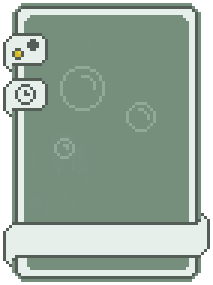
#> input picture assets/1x/potion_template_1_clock.png, 71 x 95 px (shown 3 times larger); its folder holds 6 pictures in this run
$ python gen_potion_cards.py
#> lines starting #> are read from the running program, lines starting #| are printed output that depends on the picture
#!/usr/bin/env python3
"""Generate the potion consumable card sheet (assets/1x/potion_cards.png + 2x), atlas
`bc_potion_cards` (71x95 cells).

Card chrome comes from the hand-drawn assets/1x/potion_template.png: a sage-green body, a pale
rounded frame, and a bottom nameplate. The user drew THREE bubbles in the background; we EXTRACT
those rings and re-scatter them into a denser "rising bubbles" backdrop -- and, like the starfield
on Planet cards, each potion gets its OWN deterministic scatter so no two cards look alike.

The full potion NAME is baked on the nameplate, auto-fitting the font: the 6px bold alphabet when it
fits, else the narrower 6px "thin" alphabet (assets/reference/font/thin, completed from bold for the
few missing letters) so long names like NIGHT VISION / INVISIBILITY still fit. The per-potion MC
sprite (assets/reference/potions/<id>.png) is pasted centred on top when present.

Run from Mods/:  python BalaCraft/assets/gen_potion_cards.py
"""
import os
import random
from collections import deque
from PIL import Image

HERE = os.path.dirname(os.path.abspath(__file__))            # BalaCraft/assets
MODS = os.path.normpath(os.path.join(HERE, "..", ".."))      # Mods/
REF  = os.path.join(MODS, "assets", "reference")
BOLDDIR = os.path.join(REF, "font", "bold")
THINDIR = os.path.join(REF, "font", "thin")
SPRITEDIR = os.path.join(REF, "potions")
OUT1 = os.path.join(HERE, "1x")
OUT2 = os.path.join(HERE, "2x")

# --- palette (sampled from potion_template.png) ---
BODY   = (118, 143, 125, 255)
PALE   = (230, 239, 233, 255)
BUBBLE = (145, 169, 151, 255)
NAME   = (85, 93, 87, 255)

W, H = 71, 95
IX0, IX1 = 10, 60        # interior the bubble pattern may occupy
IY0, IY1 = 6, 72
SPRITE_SCALE = int(os.environ.get("POTION_SCALE", "3"))
SPRITE_DY = 2        # nudge the potion sprite down a touch from the interior centre
NAMEPLATE = (13, 76, 57, 85)   # interior rect to centre the label in (recomputed in main)

# Each potion is one ROW; the four columns are the (Level, Lasts-more) combinations:
#   col 0 = Level I,  normal      col 1 = Level I,  lasts more (clock)
#   col 2 = Level II, normal      col 3 = Level II, lasts more (clock)
# A potion only fills the columns its modifiers allow: `pot` = accepts Glowstone (Level II),
# `las` = accepts "lasts more" (Redstone duration on drinkables / Dragon's Breath lingering on
# throwables). Row order MUST match content/potions/registry.lua. Atlas cell -> (col, row).
#            id,              label,          pot,   las
POTIONS = [
    ("swiftness",      "SWIFTNESS",    True,  False),
    ("strength",       "STRENGTH",     True,  True),
    ("instant_health", "INST. HEALTH", True,  False),
    ("healing",        "HEALING",      True,  True),
    ("night_vision",   "NIGHT VISION", True,  True),
    ("invisibility",   "INVISIBILITY", False, True),
    ("poison",         "POISON",       True,  True),
    ("harming",        "HARMING",      True,  True),
]
# (potency, lasts) per column.
COMBOS = [(False, False), (False, True), (True, False), (True, True)]


def near(c, t, tol=10):
    return c[3] > 0 and all(abs(c[i] - t[i]) <= tol for i in range(3))


# ---------- bubble extraction + scatter ----------
def extract_bubbles(tmpl):
    px = tmpl.load()
    pts = [(x, y) for y in range(H) for x in range(W) if near(px[x, y], BUBBLE)]
    pset, seen, clusters = set(pts), set(), []
    for p in pts:
        if p in seen:
            continue
        comp, q = [], deque([p]); seen.add(p)
        while q:
            cx, cy = q.popleft(); comp.append((cx, cy))
            for dx in range(-3, 4):
                for dy in range(-3, 4):
                    n = (cx + dx, cy + dy)
                    if n in pset and n not in seen:
                        seen.add(n); q.append(n)
        clusters.append(comp)
    glyphs = []
    for comp in clusters:
        xs = [c[0] for c in comp]; ys = [c[1] for c in comp]
        x0, x1, y0, y1 = min(xs), max(xs), min(ys), max(ys)
        g = Image.new("RGBA", (x1 - x0 + 1, y1 - y0 + 1), (0, 0, 0, 0)); gp = g.load()
        for (cx, cy) in comp:
            gp[cx - x0, cy - y0] = BUBBLE
        glyphs.append(g)
    glyphs.sort(key=lambda g: -g.width * g.height)   # big, medium, small
    return glyphs


def bubble_pool(tmpl):
    """Only the three hand-drawn template bubbles (big/medium/small). Repeats from this pool are
    allowed when scattering, but no other shapes -- clean procedural rings read as 'mines', not bubbles."""
    return extract_bubbles(tmpl)


def clock_region(t1, t2):
    """Locate the clock badge: the LARGEST cluster of pixels that differ between the two templates
    (the small upper diff is just the level-pip change). Returns a padded bbox (x0,y0,x1,y1)."""
    w, h = t1.size; p1, p2 = t1.load(), t2.load()
    diff = [(x, y) for y in range(h) for x in range(w) if p1[x, y] != p2[x, y]]
    dset, seen, clusters = set(diff), set(), []
    for d in diff:
        if d in seen:
            continue
        comp, q = [], deque([d]); seen.add(d)
        while q:
            cx, cy = q.popleft(); comp.append((cx, cy))
            for ddx in range(-2, 3):
                for ddy in range(-2, 3):
                    n = (cx + ddx, cy + ddy)
                    if n in dset and n not in seen:
                        seen.add(n); q.append(n)
        xs = [c[0] for c in comp]; ys = [c[1] for c in comp]
        clusters.append((min(xs), min(ys), max(xs), max(ys), len(comp)))
    if not clusters:
        return (1, 26, 15, 38)
    clusters.sort(key=lambda c: -c[4])
    c = clusters[0]
    return (max(0, c[0] - 1), max(0, c[1] - 1), min(w - 1, c[2] + 1), min(h - 1, c[3] + 1))


def build_bases(t1, t2):
    """Derive all four (potency, lasts) base templates by swapping just the clock-badge region:
      (False,False) Lvl I  normal = t1 with the clock cleared (clock region copied from t2)
      (False,True)  Lvl I  lasts  = t1 as given (1 pip + clock)
      (True,False)  Lvl II normal = t2 as given (2 pips, no clock)
      (True,True)   Lvl II lasts  = t2 with the clock added (clock region copied from t1)"""
    x0, y0, x1, y1 = clock_region(t1, t2)
    crop1 = t1.crop((x0, y0, x1 + 1, y1 + 1))
    crop2 = t2.crop((x0, y0, x1 + 1, y1 + 1))
    b_ff = t1.copy(); b_ff.paste(crop2, (x0, y0))
    b_tt = t2.copy(); b_tt.paste(crop1, (x0, y0))
    return {(False, False): b_ff, (False, True): t1.copy(),
            (True, False): t2.copy(), (True, True): b_tt}


def blank_card(tmpl):
    card = tmpl.copy(); px = card.load()
    for y in range(H):
        for x in range(W):
            if near(px[x, y], BUBBLE):
                px[x, y] = BODY
    return card


def _overlaps(a, b, margin=1):
    """True if bounding boxes a,b (x0,y0,x1,y1) intersect (with a separating margin)."""
    return not (a[2] + margin < b[0] or a[0] - margin > b[2]
                or a[3] + margin < b[1] or a[1] - margin > b[3])


# Bubbles MAY be placed across nearly the whole card -- including over the nameplate/border -- but
# are CLIPPED to the sage body when drawn (so they never paint on the frame/nameplate). They must
# never touch the potion sprite, and never overlap each other.
PX0, PY0, PX1, PY1 = 3, 2, W - 4, H - 3


def paint_background(blank, pool, seed, sprite_bbox):
    """Scatter bubbles from `pool` (the three hand-drawn template bubbles) with a per-potion seeded
    RNG, so every card differs (like the varied starfields on Planet cards). More than three, repeats
    allowed. Each bubble pixel is drawn ONLY where the underlying card is sage body, so bubbles get
    clipped against the frame/nameplate instead of painting over them. Rejection sampling keeps every
    bubble's bounding box off the potion `sprite_bbox` and clear of the other bubbles."""
    rng = random.Random(seed)
    card = blank.copy()
    bpx = blank.load()
    placed = []
    forbidden = sprite_bbox and (sprite_bbox[0] - 1, sprite_bbox[1] - 1, sprite_bbox[2] + 1, sprite_bbox[3] + 1)
    target = rng.randint(9, 14)
    count, attempts = 0, 0
    while count < target and attempts < 900:
        attempts += 1
        g = rng.choice(pool)
        gx = rng.randint(PX0, PX1 - g.width)
        gy = rng.randint(PY0, PY1 - g.height)
        box = (gx, gy, gx + g.width - 1, gy + g.height - 1)
        if forbidden and _overlaps(box, forbidden, margin=0):      # never touch the potion
            continue
        if any(_overlaps(box, p) for p in placed):                 # never overlap another bubble
            continue
        gp = g.load(); drew = False
        for y in range(g.height):
            for x in range(g.width):
                if gp[x, y][3] == 0:
                    continue
                tx, ty = gx + x, gy + y
                if near(bpx[tx, ty], BODY):                        # clip to the sage body only
                    card.putpixel((tx, ty), BUBBLE); drew = True
        if drew:
            placed.append(box); count += 1
    return card


# ---------- fonts: bold + thin (thin completed from narrowed bold) ----------
def load_glyphs(gdir, colour):
    g = {}
    if not os.path.isdir(gdir):
        return g
    for f in os.listdir(gdir):
        if not (len(f) == 5 and f.endswith(".png") and f[0].isalpha()):
            continue
        im = Image.open(os.path.join(gdir, f)).convert("RGBA"); p = im.load()
        for y in range(im.height):
            for x in range(im.width):
                if p[x, y][3] > 0:
                    p[x, y] = colour
        g[f[0].upper()] = im
    return g


def narrow(glyph):
    """Approximate a thin glyph from a bold one: shave ~1px of width (min 2)."""
    w = max(2, glyph.width - 1)
    return glyph.resize((w, glyph.height), Image.NEAREST)


def period_glyph(colour):
    """A '.' glyph (6px tall to match letters; a single 1x1 dot on the baseline). For 'INST. HEALTH'."""
    g = Image.new("RGBA", (1, 6), (0, 0, 0, 0))
    g.load()[0, 5] = colour
    return g


def render_word(word, glyphs, gap=1, space=2):
    out_glyphs, total = [], 0
    for c in word:
        if c == " ":
            out_glyphs.append(None); total += space
        elif c in glyphs:
            out_glyphs.append(glyphs[c]); total += glyphs[c].width
    if not any(g is not None for g in out_glyphs):
        return None
    real = [g for g in out_glyphs if g is not None]
    total += gap * (len(out_glyphs) - 1)
    h = max(g.height for g in real)
    out = Image.new("RGBA", (max(1, total), h), (0, 0, 0, 0))
    x = 0
    for g in out_glyphs:
        if g is None:
            x += space + gap
            continue
        out.alpha_composite(g, (x, h - g.height)); x += g.width + gap
    return out


def fit_name(label, bold, thin, plate_w):
    """Pick the font + spacing that fits the nameplate. Bold needs a comfortable margin (else it reads
    cramped, e.g. STRENGTH at 42px in a 44px plate), so anything wider falls to the narrower thin font."""
    for glyphs, gap, limit in ((bold, 1, plate_w - 5), (thin, 1, plate_w), (thin, 0, plate_w)):
        w = render_word(label, glyphs, gap=gap)
        if w is not None and w.width <= limit:
            return w
    return render_word(label, thin, gap=0)   # last resort (may overflow slightly)


# ---------- nameplate detection (centre the label inside it) ----------
def nameplate_box(card):
    px = card.load(); seen = set(); best = None
    for y in range(60, H):
        for x in range(W):
            if (x, y) in seen or not near(px[x, y], PALE):
                continue
            comp, q = [], deque([(x, y)]); seen.add((x, y))
            while q:
                cx, cy = q.popleft(); comp.append((cx, cy))
                for dx, dy in ((1, 0), (-1, 0), (0, 1), (0, -1)):
                    nx, ny = cx + dx, cy + dy
                    if 0 <= nx < W and 0 <= ny < H and (nx, ny) not in seen and near(px[nx, ny], PALE):
                        seen.add((nx, ny)); q.append((nx, ny))
            xs = [c[0] for c in comp]; ys = [c[1] for c in comp]
            box = (min(xs), min(ys), max(xs), max(ys))
            if box[1] >= 70 and (box[2] - box[0]) >= 20 and len(comp) > (best and len(best[1]) or 0):
                best = (box, comp)
    return best[0] if best else (10, 76, 60, 85)


# ---------- compose one card ----------
def make_card(blank, pool, bold, thin, pid, label, seed):
    # 1) place the potion sprite (centred above the nameplate) and note its bounding box.
    sprite, sxy, sbbox = None, None, None
    sprite_path = os.path.join(SPRITEDIR, pid + ".png")
    if os.path.exists(sprite_path):
        sp = Image.open(sprite_path).convert("RGBA")
        sp = sp.resize((sp.width * SPRITE_SCALE, sp.height * SPRITE_SCALE), Image.NEAREST)
        bb = sp.getbbox(); bw, bh = bb[2] - bb[0], bb[3] - bb[1]
        cx, cy = (IX0 + IX1) / 2, (IY0 + IY1) / 2
        ox = round(cx - (bb[0] + bw / 2))
        oy = round(cy - (bb[1] + bh / 2)) + SPRITE_DY
        sprite, sxy = sp, (ox, oy)
        sbbox = (ox + bb[0], oy + bb[1], ox + bb[2] - 1, oy + bb[3] - 1)
    # 2) bubbles around (and clipped to body), avoiding the sprite; 3) sprite on top; 4) name.
    card = paint_background(blank, pool, seed, sbbox)
    if sprite:
        card.alpha_composite(sprite, sxy)
    nx0, ny0, nx1, ny1 = NAMEPLATE
    word = fit_name(label, bold, thin, nx1 - nx0 + 1)
    if word is not None:
        px = nx0 + ((nx1 - nx0 + 1) - word.width) // 2
        py = ny0 + ((ny1 - ny0 + 1) - word.height) // 2
        card.alpha_composite(word, (px, py))
    return card


def main():
    global NAMEPLATE
    t1 = Image.open(os.path.join(OUT1, "potion_template_1_clock.png")).convert("RGBA")      # Lvl I + clock
#> t1 is the input picture: PIL image 71x95 RGBA; mean R, G, B, A 124.8, 142.3, 129.7, 225.5
    t2 = Image.open(os.path.join(OUT1, "potion_template_2_no_clock.png")).convert("RGBA")   # Lvl II, no clock
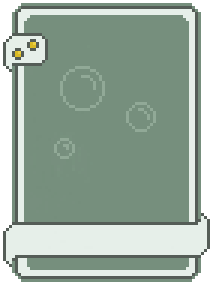
#> input picture assets/1x/potion_template_2_no_clock.png, 71 x 95 px (shown 3 times larger)
#> t2 is the input picture: PIL image 71x95 RGBA; mean R, G, B, A 123.3, 141.1, 128.2, 224.4
    ts = Image.open(os.path.join(OUT1, "potion_template_single_level.png")).convert("RGBA") # single orb, no clock
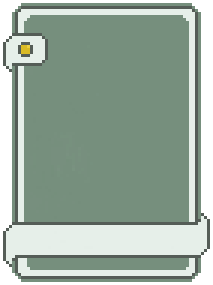
#> input picture assets/1x/potion_template_single_level.png, 71 x 95 px (shown 3 times larger)
#> ts is the input picture: PIL image 71x95 RGBA; mean R, G, B, A 123, 140.8, 127.9, 224.4

    # Two-level set (potions that take Glowstone): 1-of-2 pips / 2-of-2 pips, +/- clock.
    two_level = build_bases(t1, t2)
#> in clock_region, `diff = [(x, y) for y in range(h) for x in range(w) if p1[x, y] != p2[x..`: diff = 141 pairs, first value 1 to 15, second value 14 to 38
#> in clock_region, `dset, seen, clusters = set(diff), set(), []`: clusters = []
#> the loop in clock_region, `for d in diff:` made 141 passes
#> d on passes 2 to 13: (11, 14), (10, 15), (11, 15), (4, 26), (6, 26), (7, 26), (8, 26), (9, 26), (10, 26), (11, 26), (12, 26), (13, 26)
#> (d, xs, ys) on pass 1: ((10, 14), [10, 10, 11, 11], [14, 15, 14, 15])
#> after the loop in clock_region, `for d in diff:`: clusters = [(10, 14, 11, 15, 4), (1, 26, 15, 38, 137)]; seen = 141 items
#> in clock_region, `c = clusters[0]`: c = (1, 26, 15, 38, 137)
#> in build_bases, `x0, y0, x1, y1 = clock_region(t1, t2)`: x0 = 0; y0 = 25; x1 = 16; y1 = 39
#> two_level = 4 items
    # Single-level set (potions with no Level II): one orb, +/- clock (clock copied from t1).
    x0, y0, x1, y1 = clock_region(t1, t2)
#> the loop in clock_region (call 2), `for d in diff:` made 141 passes
#> x0 = 0; y0 = 25; x1 = 16; y1 = 39
    single = {(False, False): ts.copy(), (False, True): ts.copy()}
    single[(False, True)].paste(t1.crop((x0, y0, x1 + 1, y1 + 1)), (x0, y0))

    two_blanks = {k: blank_card(v) for k, v in two_level.items()}     # bubbles removed, badges kept
#> two_blanks = 4 items
    single_blanks = {k: blank_card(v) for k, v in single.items()}
#> single_blanks = 2 items
    pool = bubble_pool(t1)                                            # the 3 hand-drawn bubbles
#> in extract_bubbles, `pts = [(x, y) for y in range(H) for x in range(W) if near(px[x, y], BU..`: pts = 95 pairs, first value 18 to 51, second value 22 to 52
#> in extract_bubbles, `pset, seen, clusters = set(pts), set(), []`: clusters = []
#> the loop in extract_bubbles, `for p in pts:` made 95 passes
#> p on passes 1 to 12: (25, 22), (26, 22), (27, 22), (28, 22), (29, 22), (23, 23), (24, 23), (30, 23), (31, 23), (22, 24), (32, 24), (21, 25)
#> after the loop in extract_bubbles, `for p in pts:`: clusters = 3 items; seen = 95 items
#> the loop in extract_bubbles, `for comp in clusters:` made 3 passes
#> (x0, x1, y0, y1) on passes 1 to 3: (20, 34, 22, 36), (42, 51, 34, 43), (18, 24, 46, 52)
#> after the loop in extract_bubbles, `for comp in clusters:`: glyphs = 3 items
#> pool = 3 items
    NAMEPLATE = nameplate_box(two_blanks[(False, False)])
#> NAMEPLATE = (2, 72, 68, 87)

    bold = load_glyphs(BOLDDIR, NAME)
    thin = load_glyphs(THINDIR, NAME)
    for ch, gph in bold.items():                                      # complete the thin alphabet from bold
        if ch not in thin:
            thin[ch] = narrow(gph)
    bold['.'] = period_glyph(NAME); thin['.'] = period_glyph(NAME)    # for 'INST. HEALTH'

    cols, rows = len(COMBOS), len(POTIONS)
    sheet = Image.new("RGBA", (cols * W, rows * H), (0, 0, 0, 0))
#> sheet: PIL image 284x760 RGBA; every value is 0
    made = 0
    for row, (pid, label, accepts_pot, accepts_las) in enumerate(POTIONS):
        blanks = two_blanks if accepts_pot else single_blanks        # single-orb art for one-level potions
#> blanks = 4 items
        for col, (pot, las) in enumerate(COMBOS):
            if (pot and not accepts_pot) or (las and not accepts_las):
                continue                                             # this combo doesn't exist for this potion
            card = make_card(blanks[(pot, las)], pool, bold, thin, pid, label, seed=1000 + row * 4 + col)
#> after the loop in paint_background, `while count < target and attempts < 900:`:
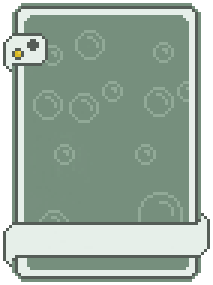
#> card: PIL image 71x95 RGBA (shown 3 times larger); mean R, G, B, A 123.9, 141.6, 128.8, 224.4; transparent parts drawn white
#> after the loop in paint_background, `while count < target and attempts < 900:`: attempts = 20; count = 12; placed = [(51, 14, 57, 20), (25, 10, 34, 19), (13, 70, 22, 79), (11, 30, 20, 39), (18, 48, 24, 54), (34, 27, 40, 33), (45, 48, 51, 54), (46, 64, 60, 78), (59, 27, 65, 33), (48, 29, 57, 38), (14, 15, 20, 21), (23, 31, 32, 40)]
#> in make_card, `nx0, ny0, nx1, ny1 = NAMEPLATE`: nx0 = 2; ny0 = 72; nx1 = 68; ny1 = 87
            sheet.alpha_composite(card, (col * W, row * H))
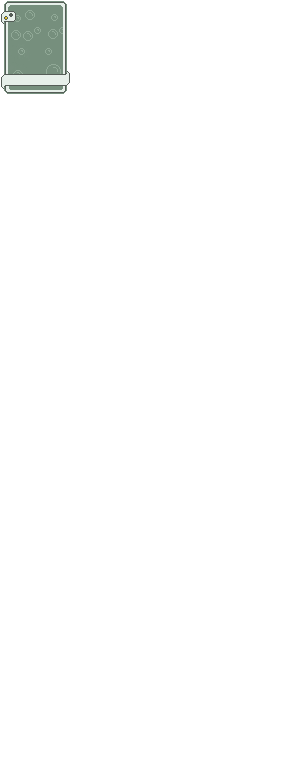
#> sheet: PIL image 284x760 RGBA; mean R, G, B, A 3.9, 4.4, 4, 7; transparent parts drawn white
            made += 1
    os.makedirs(OUT1, exist_ok=True); os.makedirs(OUT2, exist_ok=True)
    sheet.save(os.path.join(OUT1, "potion_cards.png"))
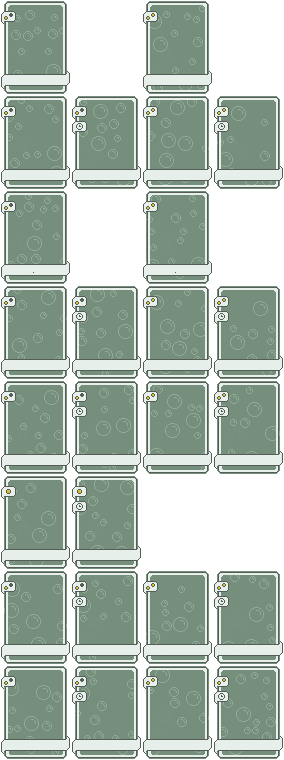
#> saved as potion_cards.png: PIL image 284x760 RGBA; mean R, G, B, A 101.2, 115.5, 105.1, 182.7; transparent parts drawn white
    sheet.resize((sheet.width * 2, sheet.height * 2), Image.NEAREST).save(os.path.join(OUT2, "potion_cards.png"))
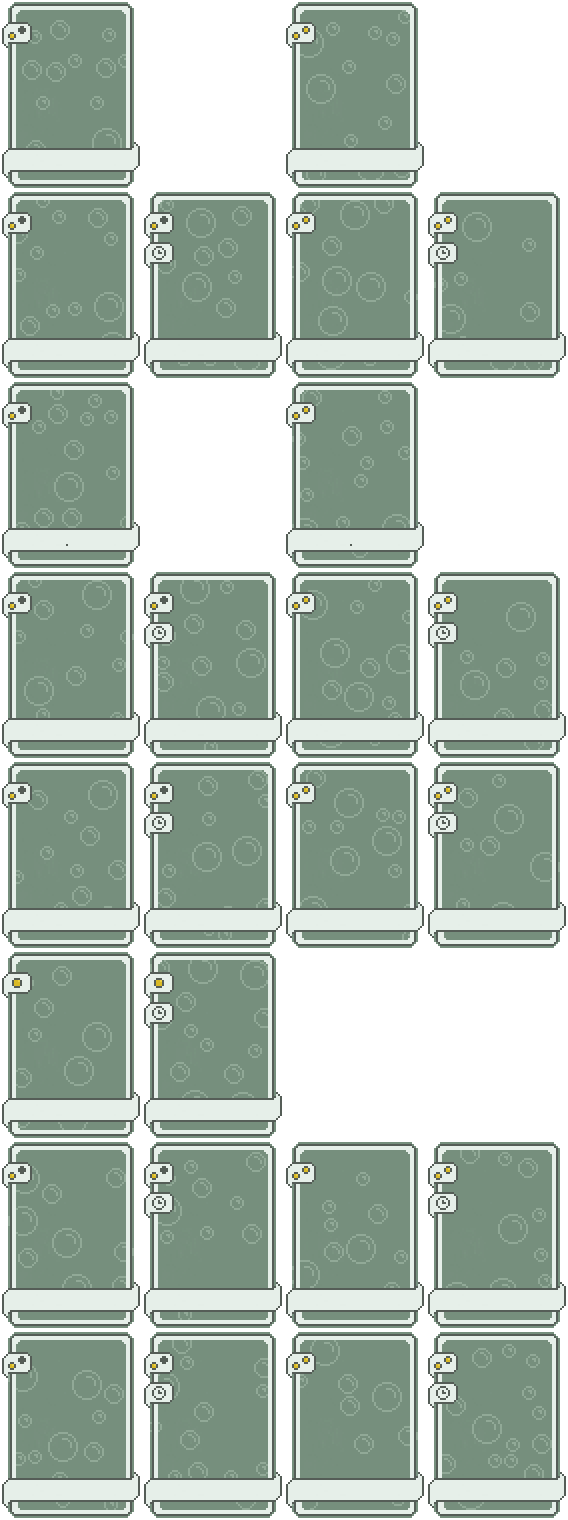
#> saved as potion_cards.png: PIL image 568x1520 RGBA; mean R, G, B, A 101.2, 115.5, 105.1, 182.7; transparent parts drawn white
    print(f"Wrote 1x/potion_cards.png {sheet.size} ({cols}x{rows} grid, {made} cards) + 2x")
#| Wrote 1x/potion_cards.png (284, 760) (4x8 grid, 26 cards) + 2x


if __name__ == "__main__":
    main()
